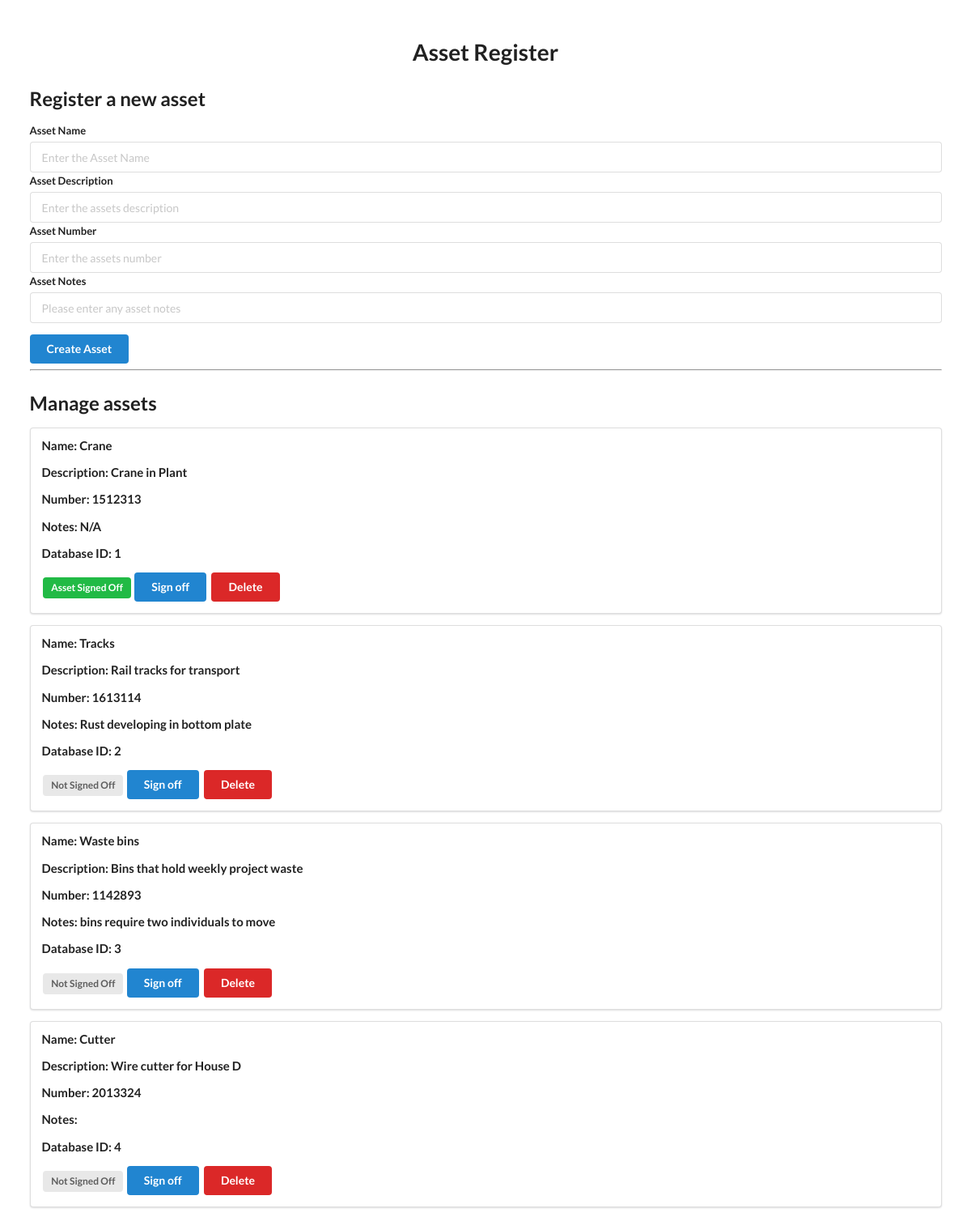
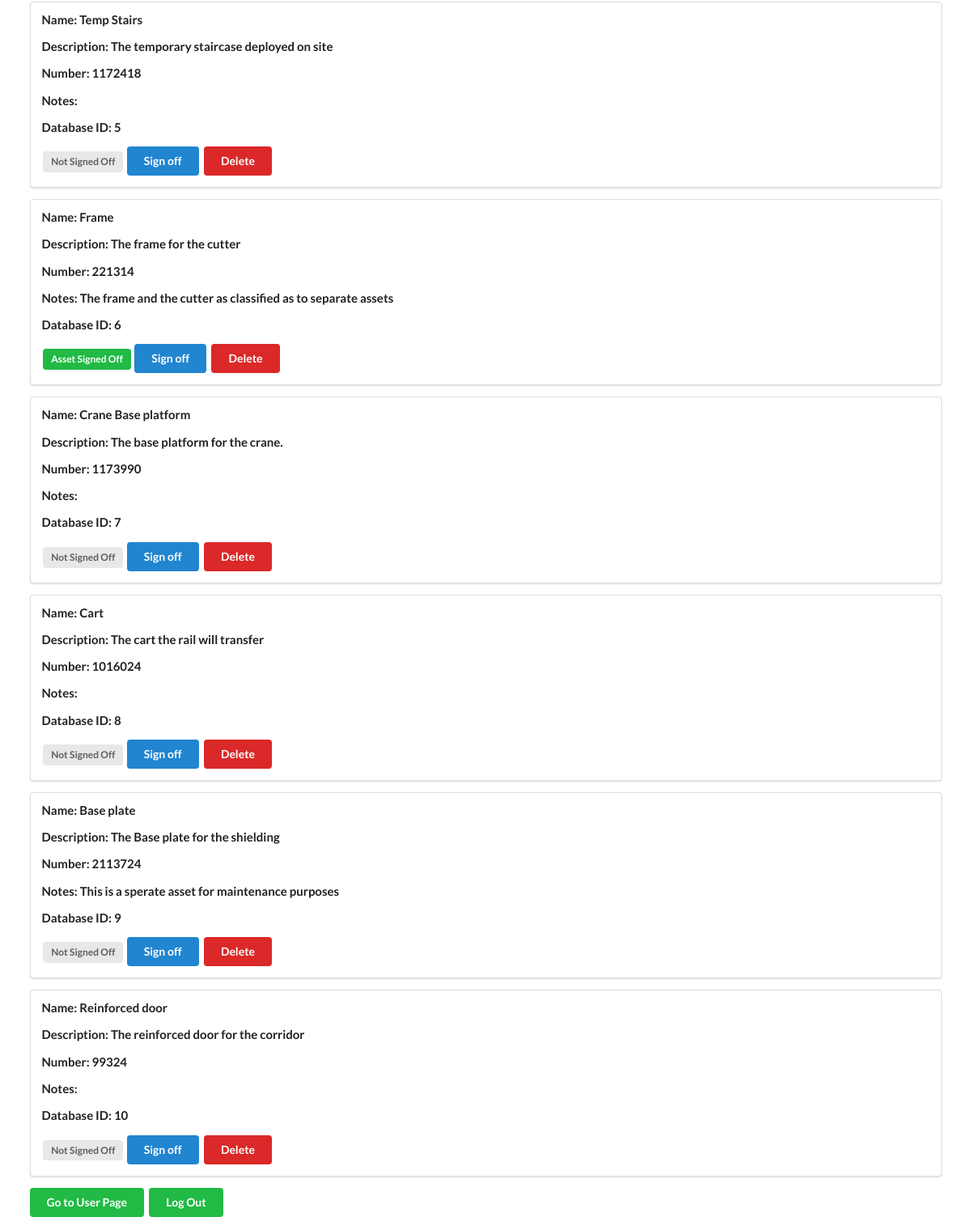
The app's page /basenav with its own data (2 pictures, top to bottom).
### AssetDBdef.py (models this page shows, shortened)
class AssetDB(Base):
    __tablename__ = "AssetDB"
    id = Column(Integer, primary_key=True)
    AssetName = Column(String)
    AssetDescription = Column(String)
    AssetNumber = Column(Integer)
    AssetNotes = Column(String)
    AssetSignedoff = Column(Boolean)

### app.py (the view)
@app.route('/basenav')
def Mainpage():
    Session = sessionmaker(bind=engine)
    session = Session()
    Asset_List = session.query(AssetDB).all()
    return render_template('base.html',Asset_List=Asset_List)

### templates/base.html (shortened to what this page needs)
<!DOCTYPE html>
<html lang="en">
<head>
    <link rel="stylesheet" href="https://cdn.jsdelivr.net/npm/semantic-ui@2.4.2/dist/semantic.min.css">
</head>
<body>
    <div style="margin-top: 50px;" class="ui container">
        <h1 class="ui center aligned header">Asset Register</h1>
        <h2>Register a new asset</h2>
        <form class="ui form" action="/add" method="post">
            <div class="field">
                <label>Asset Name</label>
                <input type="text" name="AssetName" placeholder="Enter the Asset Name"><br>
                <label>Asset Description</label>
                <input type="text" name="Assetdescription" placeholder="Enter the assets description"><br>
                <label>Asset Number</label>
                <input type="text" name="AssetNumber" placeholder="Enter the assets number"><br>
                <label>Asset Notes</label>
                <input type="text" name="Assetnotes" placeholder="Please enter any asset notes"><br>
            </div>
            <button class="ui blue button" type="submit">Create Asset</button>
        </form>
        <hr>
        <h2>Manage assets</h2>
        {% for AssetDB in Asset_List %}
        <div class="ui segment">
            <p class="ui small header">Name: {{ AssetDB.AssetName }}</p>
            <p class="ui small header">Description: {{ AssetDB.AssetDescription }}</p>
            <p class="ui small header">Number: {{ AssetDB.AssetNumber }}</p>
            <p class="ui small header">Notes: {{ AssetDB.AssetNotes }}</p>
            <p class="ui small header">Database ID: {{ AssetDB.id }}</p>
            {% if AssetDB.AssetSignedoff == False %}
            <span class="ui gray label">Not Signed Off</span>
            {% else %}
            <span class="ui green label">Asset Signed Off</span>
            {% endif %}
            <a class="ui blue button" href="/update/{{ AssetDB.id }}">Sign off</a>
            <a class="ui red button" href="/delete/{{ AssetDB.id }}">Delete</a>
        </div>
        {% endfor %}
        <a href="{{ url_for('Userpage')}}">
            <button class="ui green button">Go to User Page</button>
        </a>
        <a href="{{ url_for('home')}}">
            <button class="ui green button">Log Out</button>
        </a>
    </div>
</body>
</html>

### records on screen
AssetDB: AssetName "Crane", AssetDescription "Crane in Plant", AssetNumber "1512313", AssetNotes "N/A", id "1", AssetSignedoff "Asset Signed Off"
AssetDB: AssetName "Tracks", AssetDescription "Rail tracks for transport", AssetNumber "1613114", AssetNotes "Rust developing in bottom plate", id "2", AssetSignedoff "Not Signed Off"
AssetDB: AssetName "Waste bins", AssetDescription "Bins that hold weekly project waste", AssetNumber "1142893", AssetNotes "bins require two individuals to move", id "3", AssetSignedoff "Not Signed Off"
AssetDB: AssetName "Cutter", AssetDescription "Wire cutter for House D", AssetNumber "2013324", id "4", AssetSignedoff "Not Signed Off"
AssetDB: AssetName "Temp Stairs", AssetDescription "The temporary staircase deployed on site", AssetNumber "1172418", id "5", AssetSignedoff "Not Signed Off"
AssetDB: AssetName "Frame", AssetDescription "The frame for the cutter", AssetNumber "221314", AssetNotes "The frame and the cutter as classified as to separate assets", id "6", AssetSignedoff "Asset Signed Off"
AssetDB: AssetName "Crane Base platform", AssetDescription "The base platform for the crane.", AssetNumber "1173990", id "7", AssetSignedoff "Not Signed Off"
AssetDB: AssetName "Cart", AssetDescription "The cart the rail will transfer", AssetNumber "1016024", id "8", AssetSignedoff "Not Signed Off"
AssetDB: AssetName "Base plate", AssetDescription "The Base plate for the shielding", AssetNumber "2113724", AssetNotes "This is a sperate asset for maintenance purposes", id "9", AssetSignedoff "Not Signed Off"
AssetDB: AssetName "Reinforced door", AssetDescription "The reinforced door for the corridor", AssetNumber "99324", id "10", AssetSignedoff "Not Signed Off"
